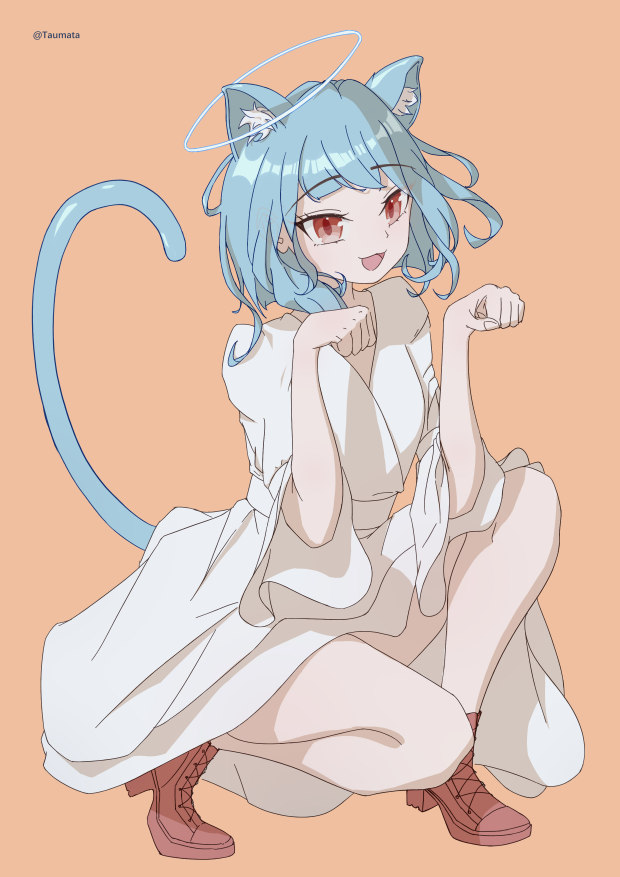
#> input picture assets/images/20260702062831.jpg, 2480 x 3508 px (shown at 1/4 size); its folder holds only this picture in this run
$ python optimize_images.py
#> lines starting #> are read from the running program, lines starting #| are printed output that depends on the picture
#!/usr/bin/env python3
"""
图片优化脚本
- 将图片压缩到适合网页的尺寸和质量
- 原地替换 assets/images/ 中的图片
- 生成缩略图到 assets/images/thumb/ 子目录（统一 .jpg 格式）
"""

import os
import sys
from PIL import Image

IMG_DIR = os.path.join(os.path.dirname(os.path.abspath(__file__)), 'assets', 'images')
THUMB_DIR = os.path.join(IMG_DIR, 'thumb')
MAX_WIDTH = 1920        # 大图最大宽度
THUMB_WIDTH = 600       # 缩略图宽度
JPEG_QUALITY = 85       # JPEG 压缩质量
JPEG_EXT = {'.jpg', '.jpeg'}
PNG_EXT = {'.png'}
ALL_EXT = JPEG_EXT | PNG_EXT | {'.webp', '.gif'}


def optimize_image(filepath):
    """压缩单张图片，返回 (原大小, 新大小)"""
#> called with filepath = 'assets/images/20260702062831.jpg'
    orig_size = os.path.getsize(filepath)
    ext = os.path.splitext(filepath)[1].lower()

    img = Image.open(filepath)
#> img is the input picture: PIL image 2480x3508 RGB; mean R, G, B 223.6, 196.2, 180.7
    # 转换模式：RGBA/P 保持不变，其他转为 RGB
    if img.mode in ('RGBA', 'LA', 'P'):
        has_transparency = 'transparency' in img.info or img.mode == 'RGBA'
    else:
        has_transparency = False
        if img.mode != 'RGB':
            img = img.convert('RGB')

    # 缩放大图
    w, h = img.size
#> w = 2480; h = 3508
    if w > MAX_WIDTH:
        new_h = int(h * MAX_WIDTH / w)
#> new_h = 2715
        img = img.resize((MAX_WIDTH, new_h), Image.LANCZOS)
#> img: PIL image 1920x2715 RGB

    # 保存
    if ext in JPEG_EXT:
        img = img.convert('RGB') if img.mode != 'RGB' else img
        img.save(filepath, 'JPEG', quality=JPEG_QUALITY, optimize=True)
    elif ext in PNG_EXT:
        if not has_transparency and (img.mode == 'RGBA' or 'transparency' in img.info):
            # 有透明通道的 PNG 保持 PNG
            img.save(filepath, 'PNG', optimize=True)
        else:
            # 无透明的 PNG 也保持 PNG 但优化
            img.save(filepath, 'PNG', optimize=True)
    else:
        img.save(filepath, optimize=True)

    new_size = os.path.getsize(filepath)
    return orig_size, new_size


def make_thumbnail(filepath):
    """生成缩略图到 thumb/ 子目录（统一 .jpg 格式），小图保持原尺寸"""
#> called with filepath = 'assets/images/20260702062831.jpg'
    ext = os.path.splitext(filepath)[1].lower()
    if ext not in ALL_EXT:
        return None

    img = Image.open(filepath)
    w, h = img.size
#> w = 1920; h = 2715
    if w > THUMB_WIDTH:
        new_h = int(h * THUMB_WIDTH / w)
#> new_h = 848
        thumb = img.resize((THUMB_WIDTH, new_h), Image.LANCZOS)
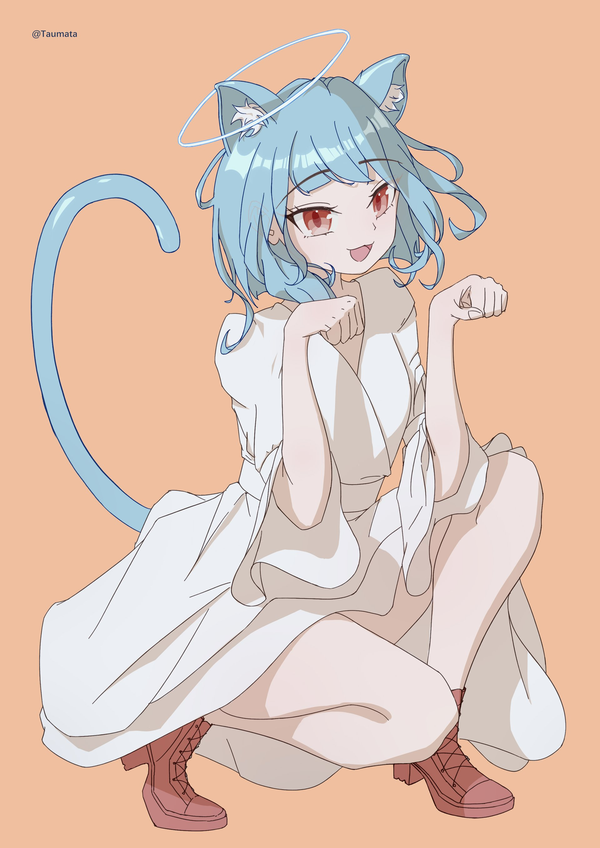
#> thumb: PIL image 600x848 RGB; mean R, G, B 223.7, 196.2, 180.7
    else:
        thumb = img.copy()

    # 缩略图统一保存为 .jpg 到 thumb/ 子目录
    os.makedirs(THUMB_DIR, exist_ok=True)
    name = os.path.splitext(os.path.basename(filepath))[0]
    thumb_path = os.path.join(THUMB_DIR, name + '.jpg')
    thumb = thumb.convert('RGB') if thumb.mode != 'RGB' else thumb
    thumb.save(thumb_path, 'JPEG', quality=80, optimize=True)
    return thumb_path


def main():
    if not os.path.isdir(IMG_DIR):
        print(f"目录不存在: {IMG_DIR}")
        sys.exit(1)

    files = []
    for name in sorted(os.listdir(IMG_DIR)):
        # 跳过子目录（thumb/）和已有缩略图
        full = os.path.join(IMG_DIR, name)
        if not os.path.isfile(full):
            continue
        ext = os.path.splitext(name)[1].lower()
        if ext in ALL_EXT and '_thumb' not in name:
            files.append(full)

    if not files:
        print("没有找到图片文件")
        return

    print(f"找到 {len(files)} 张图片，开始优化…\n")
    total_orig = 0
    total_new = 0
    thumb_count = 0

    for fp in files:
        name = os.path.basename(fp)
        try:
            orig, new = optimize_image(fp)
            total_orig += orig
            total_new += new
            ratio = (1 - new / orig) * 100 if orig > 0 else 0
            print(f"  {name}: {orig/1024:.0f}KB → {new/1024:.0f}KB (-{ratio:.0f}%)")

            # 生成缩略图
            thumb_path = make_thumbnail(fp)
            if thumb_path:
                thumb_count += 1
        except Exception as e:
            print(f"  {name}: 失败 - {e}")
            total_orig += os.path.getsize(fp)
            total_new += os.path.getsize(fp)

    print(f"\n总计: {total_orig/1024/1024:.1f}MB → {total_new/1024/1024:.1f}MB "
          f"(节省 {(total_orig-total_new)/1024/1024:.1f}MB)")
    if thumb_count:
        print(f"生成了 {thumb_count} 张缩略图到 thumb/ 子目录")


if __name__ == '__main__':
    main()
